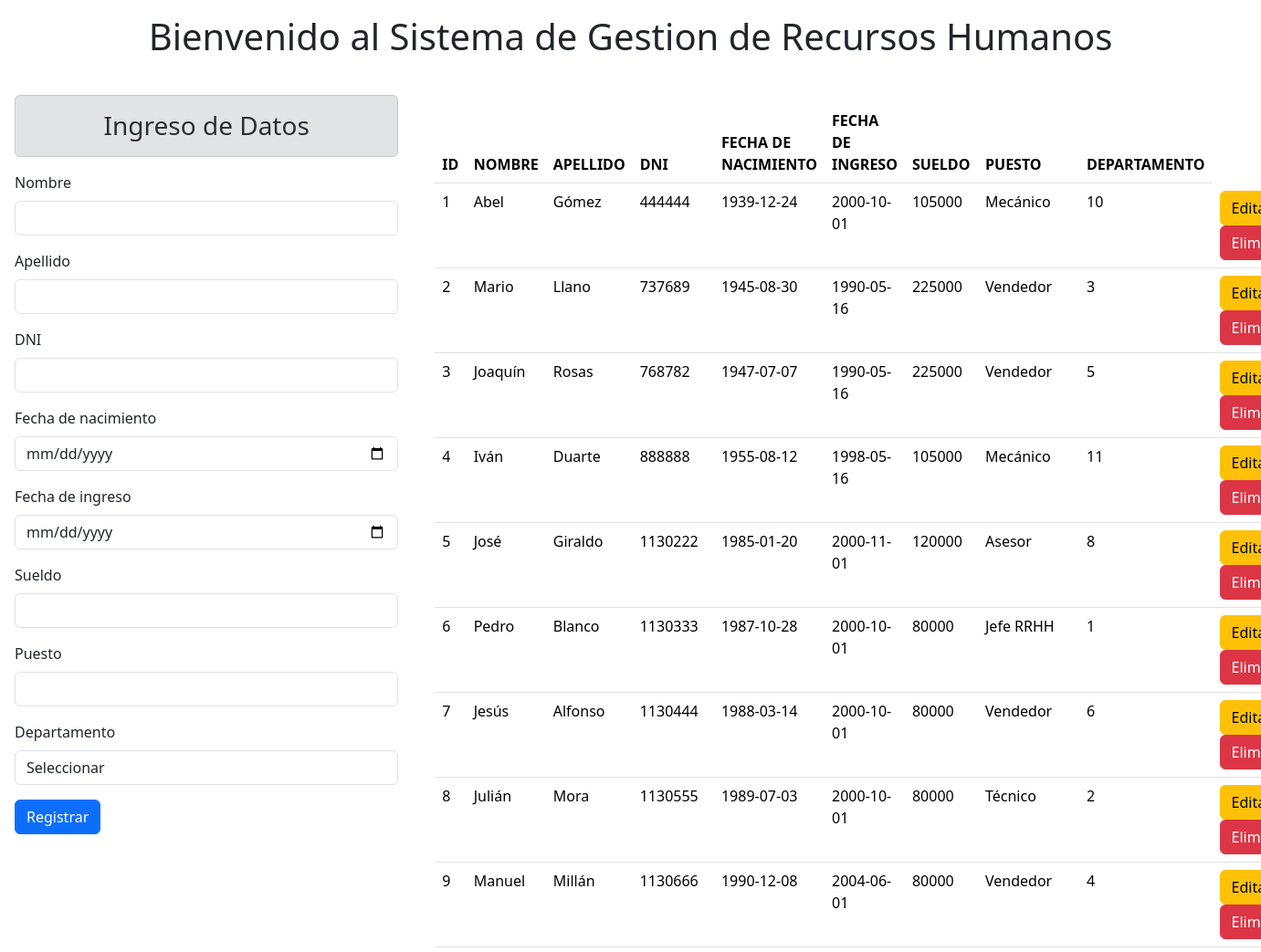
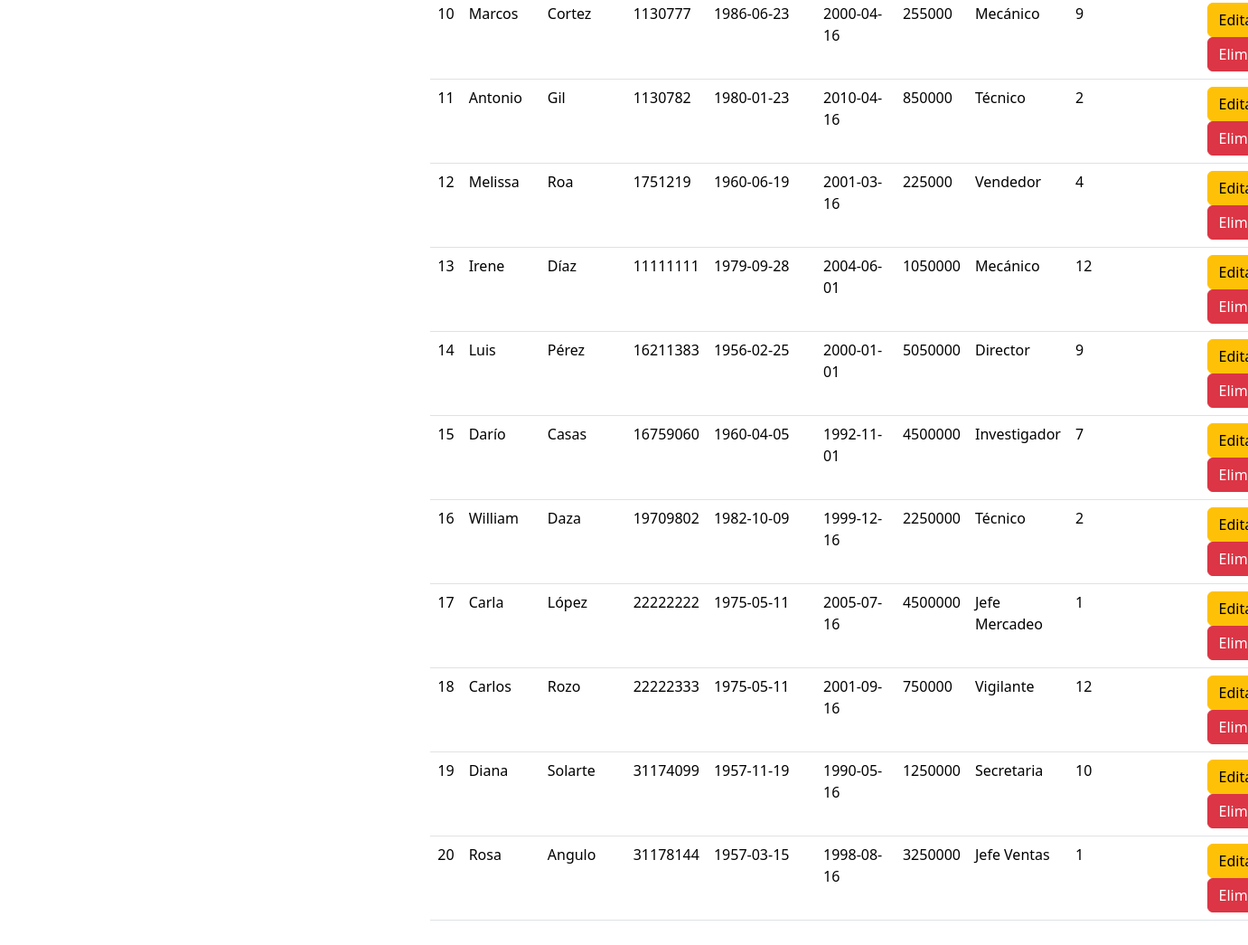
The page / on the database its author committed (2 pictures, top to bottom).
### tables this page shows
CREATE TABLE Empleados (
  idEmpleado int NOT NULL AUTO_INCREMENT PRIMARY KEY,
  nombre varchar(20) NOT NULL,
  apellido varchar(20) NOT NULL,
  dni int NOT NULL,
  fechaNacimiento date NOT NULL,
  fechaIngreso date NOT NULL,
  sueldo float NOT NULL,
  puesto varchar(20) NOT NULL,
  codDepto int NOT NULL
);

### index.php (the view, shortened to what this page needs)
<!DOCTYPE html>
<html lang="en">
  <head>
    <link href="https://cdn.jsdelivr.net/npm/bootstrap@5.3.2/dist/css/bootstrap.min.css" rel="stylesheet">
  </head>
  <body>
    <h1 class="text-center p-3">Bienvenido al Sistema de Gestion de Recursos Humanos</h1>
    <div class="container-fluid row">
        <form class="col 4 p-3" method="POST">
          <h3 class="text-center alert alert-secondary">Ingreso de Datos</h3>
          <div class="mb-3">
            <label class="form-label">Nombre</label>
            <input type="text" class="form-control" name="nombre">
          </div>
          <div class="mb-3">
            <label class="form-label">Apellido</label>
            <input type="text" class="form-control" name="apellido">
          </div>
          <div class="mb-3">
            <label class="form-label">DNI</label>
            <input type="number" class="form-control" name="dni">
          </div>
          <div class="mb-3">
            <label class="form-label">Fecha de nacimiento</label>
            <input type="date" class="form-control" name="fechaNacimiento">
          </div>
          <div class="mb-3">
            <label class="form-label">Fecha de ingreso</label>
            <input type="date" class="form-control" name="fechaIngreso">
          </div>
          <div class="mb-3">
            <label class="form-label">Sueldo</label>
            <input type="number" class="form-control" name="sueldo">
          </div>
          <div class="mb-3">
            <label class="form-label">Puesto</label>
            <input type="text" class="form-control" name="puesto">
          </div>
          <div class="mb-3">
            <label class="form-label">Departamento</label>
            <select id="dropdown" name="depto" class="form-control required">
              <option disabled selected value>Seleccionar</option>
            </select>
          </div>
          <button type="submit" class="btn btn-primary" name="btnregistrar">Registrar</button>
        </form>
        <div class="col-8 p-4">
           <table class="table">
             <thead class="bg-info">
               <tr>
                 <th scope="col">ID</th>
                 <th scope="col">NOMBRE</th>
                 <th scope="col">APELLIDO</th>
                 <th scope="col">DNI</th>
                 <th scope="col">FECHA DE NACIMIENTO</th>
                 <th scope="col">FECHA DE INGRESO</th>
                 <th scope="col">SUELDO</th>
                 <th scope="col">PUESTO</th>
                 <th scope="col">DEPARTAMENTO</th>
               </tr>
             </thead>
             <tbody>
             <?php
              include "modelo/conexion.php";
              $sql = $conexion->query(" SELECT * FROM empleados ");
              while($datos=$sql->fetch_object()) { ?>
                <tr>
                  <td><?= $datos->idEmpleado ?></td>
                  <td><?= $datos->nombre ?></td>
                  <td><?= $datos->apellido ?></td>
                  <td><?= $datos->dni ?></td>
                  <td><?= $datos->fechaNacimiento ?></td>
                  <td><?= $datos->fechaIngreso ?></td>
                  <td><?= $datos->sueldo ?></td>
                  <td><?= $datos->puesto ?></td>
                  <td><?= $datos->codDepto ?></td>
                  <td>
                    <a href="modificar_empleado.php?id=<?= $datos->idEmpleado ?>" class="btn btn-small btn-warning">Editar</a>
                    <a onclick="return eliminar()" href="index.php?id=<?= $datos->idEmpleado ?>" class="btn btn-small btn-danger">Eliminar</a>
                  </td>
                </tr>
              <?php }
             ?>
             </tbody>
           </table>
        </div>
  </body>
  </html>

### rows shown on the page
empleados: idEmpleado "1", nombre "Abel", apellido "Gómez", dni "444444", fechaNacimiento "1939-12-24", fechaIngreso "2000-10-01", sueldo "105000", puesto "Mecánico", codDepto "10"
empleados: idEmpleado "2", nombre "Mario", apellido "Llano", dni "737689", fechaNacimiento "1945-08-30", fechaIngreso "1990-05-16", sueldo "225000", puesto "Vendedor", codDepto "3"
empleados: idEmpleado "3", nombre "Joaquín", apellido "Rosas", dni "768782", fechaNacimiento "1947-07-07", fechaIngreso "1990-05-16", sueldo "225000", puesto "Vendedor", codDepto "5"
empleados: idEmpleado "4", nombre "Iván", apellido "Duarte", dni "888888", fechaNacimiento "1955-08-12", fechaIngreso "1998-05-16", sueldo "105000", puesto "Mecánico", codDepto "11"
empleados: idEmpleado "5", nombre "José", apellido "Giraldo", dni "1130222", fechaNacimiento "1985-01-20", fechaIngreso "2000-11-01", sueldo "120000", puesto "Asesor", codDepto "8"
empleados: idEmpleado "6", nombre "Pedro", apellido "Blanco", dni "1130333", fechaNacimiento "1987-10-28", fechaIngreso "2000-10-01", sueldo "80000", puesto "Jefe RRHH", codDepto "1"
empleados: idEmpleado "7", nombre "Jesús", apellido "Alfonso", dni "1130444", fechaNacimiento "1988-03-14", fechaIngreso "2000-10-01", sueldo "80000", puesto "Vendedor", codDepto "6"
empleados: idEmpleado "8", nombre "Julián", apellido "Mora", dni "1130555", fechaNacimiento "1989-07-03", fechaIngreso "2000-10-01", sueldo "80000", puesto "Técnico", codDepto "2"
empleados: idEmpleado "9", nombre "Manuel", apellido "Millán", dni "1130666", fechaNacimiento "1990-12-08", fechaIngreso "2004-06-01", sueldo "80000", puesto "Vendedor", codDepto "4"
empleados: idEmpleado "10", nombre "Marcos", apellido "Cortez", dni "1130777", fechaNacimiento "1986-06-23", fechaIngreso "2000-04-16", sueldo "255000", puesto "Mecánico", codDepto "9"
empleados: idEmpleado "11", nombre "Antonio", apellido "Gil", dni "1130782", fechaNacimiento "1980-01-23", fechaIngreso "2010-04-16", sueldo "850000", puesto "Técnico", codDepto "2"
empleados: idEmpleado "12", nombre "Melissa", apellido "Roa", dni "1751219", fechaNacimiento "1960-06-19", fechaIngreso "2001-03-16", sueldo "225000", puesto "Vendedor", codDepto "4"
empleados: idEmpleado "13", nombre "Irene", apellido "Díaz", dni "11111111", fechaNacimiento "1979-09-28", fechaIngreso "2004-06-01", sueldo "1050000", puesto "Mecánico", codDepto "12"
empleados: idEmpleado "14", nombre "Luis", apellido "Pérez", dni "16211383", fechaNacimiento "1956-02-25", fechaIngreso "2000-01-01", sueldo "5050000", puesto "Director", codDepto "9"
empleados: idEmpleado "15", nombre "Darío", apellido "Casas", dni "16759060", fechaNacimiento "1960-04-05", fechaIngreso "1992-11-01", sueldo "4500000", puesto "Investigador", codDepto "7"
empleados: idEmpleado "16", nombre "William", apellido "Daza", dni "19709802", fechaNacimiento "1982-10-09", fechaIngreso "1999-12-16", sueldo "2250000", puesto "Técnico", codDepto "2"
empleados: idEmpleado "17", nombre "Carla", apellido "López", dni "22222222", fechaNacimiento "1975-05-11", fechaIngreso "2005-07-16", sueldo "4500000", puesto "Jefe Mercadeo", codDepto "1"
empleados: idEmpleado "18", nombre "Carlos", apellido "Rozo", dni "22222333", fechaNacimiento "1975-05-11", fechaIngreso "2001-09-16", sueldo "750000", puesto "Vigilante", codDepto "12"
empleados: idEmpleado "19", nombre "Diana", apellido "Solarte", dni "31174099", fechaNacimiento "1957-11-19", fechaIngreso "1990-05-16", sueldo "1250000", puesto "Secretaria", codDepto "10"
empleados: idEmpleado "20", nombre "Rosa", apellido "Angulo", dni "31178144", fechaNacimiento "1957-03-15", fechaIngreso "1998-08-16", sueldo "3250000", puesto "Jefe Ventas", codDepto "1"
